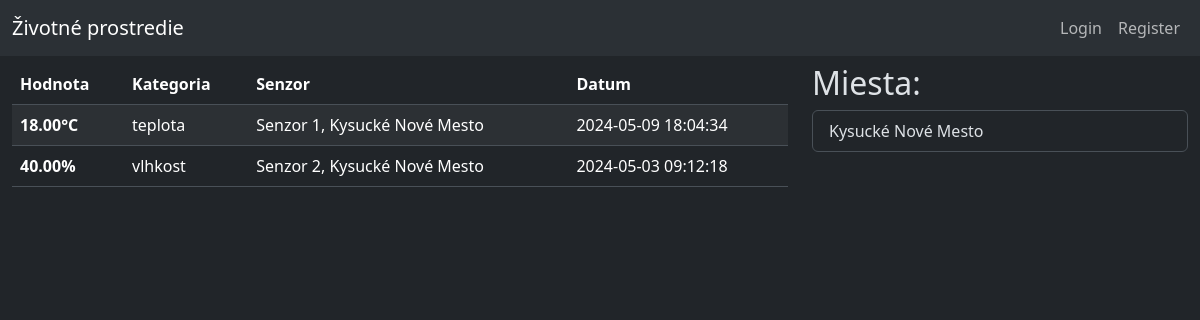
Before: / with the older database file.
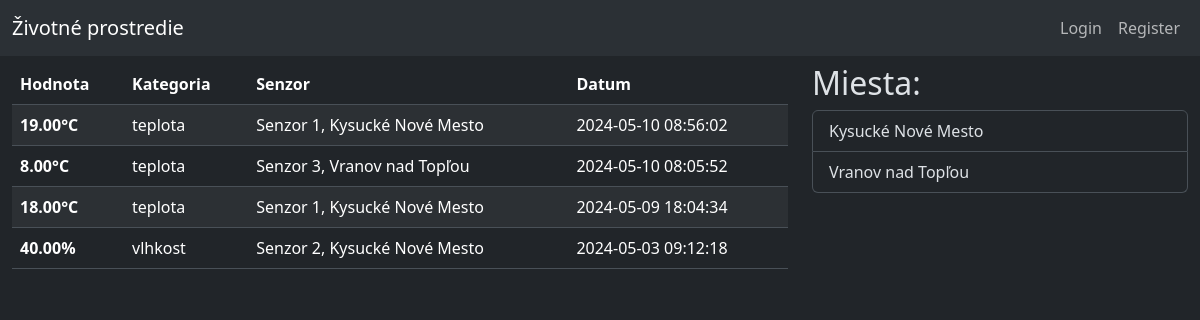
After: the same page with the newer database file.
### tables this page shows
CREATE TABLE `data` (
  `id` int(16) NOT NULL,
  `kategoria_id` int(5) NOT NULL,
  `hodnota` decimal(5,2) NOT NULL,
  `senzor_id` int(5) NOT NULL,
  `datum` datetime NOT NULL DEFAULT current_timestamp()
);

CREATE TABLE `kategoria` (
  `id` int(5) NOT NULL,
  `nazov` varchar(32) NOT NULL
);

CREATE TABLE `senzor` (
  `id` int(5) NOT NULL,
  `lokacia` varchar(64) NOT NULL,
  `posledny_update` datetime NOT NULL DEFAULT current_timestamp(),
  `vybavenie` varchar(32) NOT NULL
);

### functions.php (called while the page is built)
<?php
function jednotka($kategoria) {
    if($kategoria == "vlhkost")
    {
        return "%";
    }
    elseif($kategoria == "teplota")
    {
        return "°C";
    }
    else
    {
        return "";
    }
}

### index.php (the view, shortened to what this page needs)
<?php
    include("./connect.php");
    include("./functions.php")
?>
<!DOCTYPE html>
<html data-bs-theme="dark">
<head>
    <link href="https://cdn.jsdelivr.net/npm/bootstrap@5.3.3/dist/css/bootstrap.min.css" rel="stylesheet">
</head>
<body>
    <header><?php include_once("./header.php")?></header>
    <div class="container-xxl column-gap-3">
        <div class="row mt-2">
            <div class="col-8">
                <table class="table table-striped">
                    <thead>
                        <tr>
                            <th scope="col">Hodnota</th>
                            <th scope="col">Kategoria</th>
                            <th scope="col">Senzor</th>
                            <th scope="col">Datum</th>
                        </tr>
                    </thead>
                    <tbody>
                        <?php
                            $query = "
                            SELECT data.id, kategoria.nazov AS kategoria_nazov, data.hodnota, senzor.lokacia AS senzor_lokacia,senzor.vybavenie AS senzor_vybavenie, data.datum, data.senzor_id
                            FROM data
                            JOIN kategoria ON data.kategoria_id = kategoria.id
                            JOIN senzor ON data.senzor_id = senzor.id
                            ORDER BY datum DESC;
                            ";
                            $result = mysqli_query($conn, $query);
                            if (mysqli_num_rows($result) > 0)
                            {
                                while($row = mysqli_fetch_assoc($result))
                                {
                                    echo "<tr><th scope=\"row\">".$row["hodnota"]."".jednotka($row["kategoria_nazov"])."</th>
                                    <td>".$row["kategoria_nazov"]."</td>
                                    <td>Senzor ".$row["senzor_id"].", ".$row["senzor_lokacia"]."</td>
                                    <td>".$row["datum"]."</td></tr>";
                                }
                            }
                        ?>
                    </tbody>
                </table>
            </div>
            <div class="col-4">
                <h2>Miesta:</h2>
                <div class="list-group">
                    <?php
                        $query = "
                        SELECT *
                        FROM senzor
                        GROUP BY lokacia
                        ";
                        $result = mysqli_query($conn, $query);
                        if (mysqli_num_rows($result) > 0)
                        {
                            while($row = mysqli_fetch_assoc($result))
                            {
                                echo "<a href=\"./lokalita_info.php?lokalita=".$row["lokacia"]."\" class=\"list-group-item list-group-item-action\">".$row["lokacia"]."</a>";
                            }
                        }
                    ?>
                </div>
            </div>
        </div>
    </div>
</body>
</html>

### header.php (shortened to what this page needs)
<nav class="navbar navbar-expand-lg bg-body-tertiary">
    <div class="container-fluid">
        <a class="navbar-brand" href="./">Životné prostredie</a>
        <div class="collapse navbar-collapse justify-content-end" id="navbarNav">
        <ul class="navbar-nav">
            <li class="nav-item">
            <a class="nav-link" href="./login.php">Login</a>
            </li>
            <li class="nav-item">
            <a class="nav-link" href="./register.php">Register</a>
            </li>
        </ul>
        </div>
    </div>
</nav>

Changed rows visible on the page:
added data: hodnota "19.00", kategoria.nazov "°C", kategoria.nazov "teplota", senzor "1", senzor.lokacia "Kysucké Nové Mesto", datum "2024-05-10 08:56:02"
added data: hodnota "8.00", kategoria.nazov "°C", kategoria.nazov "teplota", senzor "3", senzor.lokacia "Vranov nad Topľou", datum "2024-05-10 08:05:52"
added senzor: lokacia "Vranov nad Topľou"
